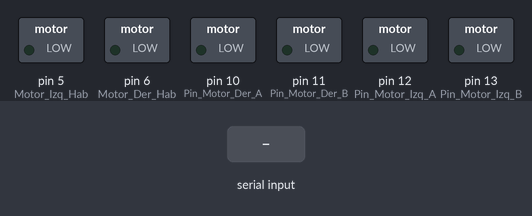
The sketch below on a simulated Arduino Uno, built with avr-gcc and run on an emulated ATmega328P. Shown: switched loads named in the sketch (green lamp = pin HIGH). The inputs (shaded band) are chosen by the test bench.

Above: at 1.2 s.
1.3 s: "f" received over Serial
At 1.9 s:
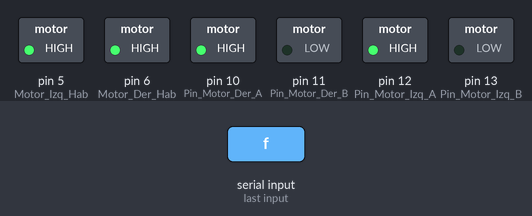
2.8 s: "b" received over Serial
At 4.0 s:
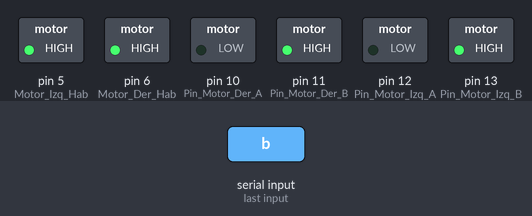
4.3 s: "r" received over Serial
At 5.4 s:
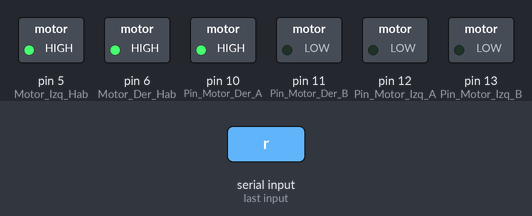
5.8 s: "l" received over Serial
At 6.5 s:
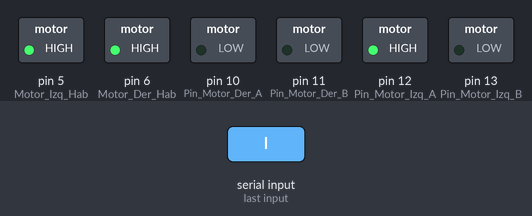
7.3 s: "s" received over Serial
At 7.6 s:
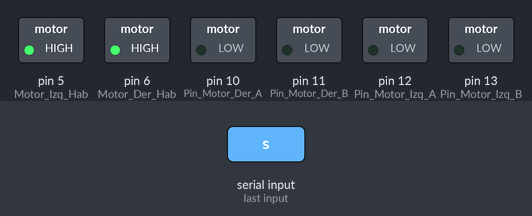
Timing chart, 0 to 9.8 s (numbered marks = the images above; inputs shaded):
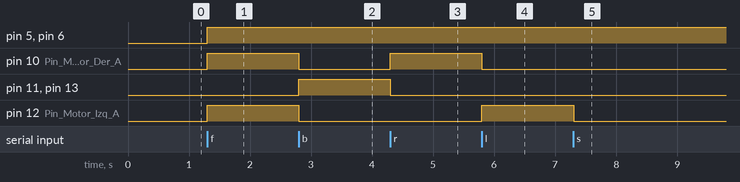

Measured:
- after the input at 1.3 s, pin 5 (Motor_Izq_Hab), pin 6 (Motor_Der_Hab), pin 10 (Pin_Motor_Der_A), pin 12 (Pin_Motor_Izq_A): LOW → HIGH at once
- after the input at 2.8 s, pin 10 (Pin_Motor_Der_A), pin 12 (Pin_Motor_Izq_A): HIGH → LOW at once; pin 11 (Pin_Motor_Der_B), pin 13 (Pin_Motor_Izq_B): LOW → HIGH at once
- after the input at 4.3 s, pin 10 (Pin_Motor_Der_A): LOW → HIGH at once; pin 11 (Pin_Motor_Der_B), pin 13 (Pin_Motor_Izq_B): HIGH → LOW at once
- after the input at 5.8 s, pin 10 (Pin_Motor_Der_A): HIGH → LOW at once; pin 12 (Pin_Motor_Izq_A): LOW → HIGH at once
- after the input at 7.3 s, pin 12 (Pin_Motor_Izq_A): HIGH → LOW at once

The sketch:

Codigo-robot-bluetooth.ino
```cpp
//Pines de conexión del driver
int Pin_Motor_Der_A = 10;
int Pin_Motor_Der_B = 11;
int Pin_Motor_Izq_A = 12;
int Pin_Motor_Izq_B = 13;

int Motor_Der_Hab = 6;
int Motor_Izq_Hab = 5;

int tiempo=0;
void setup() {
  // inicializar la comunicación serial a 9600 bits por segundo:
  Serial.begin(9600);
  // configuramos los pines como salida
  pinMode(Pin_Motor_Der_A, OUTPUT);
  pinMode(Pin_Motor_Der_B, OUTPUT);
  pinMode(Pin_Motor_Izq_A, OUTPUT);
  pinMode(Pin_Motor_Izq_B, OUTPUT);
  pinMode(Motor_Der_Hab, OUTPUT);
  pinMode(Motor_Izq_Hab, OUTPUT);
}

void loop() {

  if (Serial.available()) {
     char dato= Serial.read();
     if(dato=='f')
     {
        Mover_Adelante();
        tiempo=0;
     }
     else if(dato=='b')
     {
        Mover_Retroceso();
        tiempo=0;
     }
     else if(dato=='r')
     {
        Mover_Derecha();
        tiempo=0;
     }
     else if(dato=='l')
     {
        Mover_Izquierda();
        tiempo=0;
     }
     else if(dato=='s')
     {
        Mover_Stop();
        tiempo=0;
     }

  }

}

void Mover_Adelante()
{
  digitalWrite (Motor_Der_Hab, HIGH);
  digitalWrite (Motor_Izq_Hab, HIGH);
  digitalWrite (Pin_Motor_Der_A, HIGH);
  digitalWrite (Pin_Motor_Der_B, LOW);
  digitalWrite (Pin_Motor_Izq_A, HIGH);
  digitalWrite (Pin_Motor_Izq_B, LOW);
}
void Mover_Retroceso()
{
  digitalWrite (Motor_Der_Hab, HIGH);
  digitalWrite (Motor_Izq_Hab, HIGH);
  digitalWrite (Pin_Motor_Der_A,LOW );
  digitalWrite (Pin_Motor_Der_B,HIGH );
  digitalWrite (Pin_Motor_Izq_A,LOW );
  digitalWrite (Pin_Motor_Izq_B,HIGH );
}
void Mover_Derecha()
{
  digitalWrite (Motor_Der_Hab, HIGH);
  digitalWrite (Motor_Izq_Hab, HIGH);
  digitalWrite (Pin_Motor_Der_A,HIGH);
  digitalWrite (Pin_Motor_Der_B,LOW);
  digitalWrite (Pin_Motor_Izq_A,LOW);
  digitalWrite (Pin_Motor_Izq_B,LOW);
}
void Mover_Izquierda()
{
  digitalWrite (Motor_Der_Hab, HIGH);
  digitalWrite (Motor_Izq_Hab, HIGH);
  digitalWrite (Pin_Motor_Der_A,LOW);
  digitalWrite (Pin_Motor_Der_B,LOW);
  digitalWrite (Pin_Motor_Izq_A,HIGH);
  digitalWrite (Pin_Motor_Izq_B,LOW);
}
void Mover_Stop()
{
  digitalWrite (Motor_Der_Hab, HIGH);
  digitalWrite (Motor_Izq_Hab, HIGH);
  digitalWrite (Pin_Motor_Der_A, LOW);
  digitalWrite (Pin_Motor_Der_B, LOW);
  digitalWrite (Pin_Motor_Izq_A, LOW);
  digitalWrite (Pin_Motor_Izq_B, LOW);
}
```

Diagrama-robot-bluetooth.ino
```cpp

```
